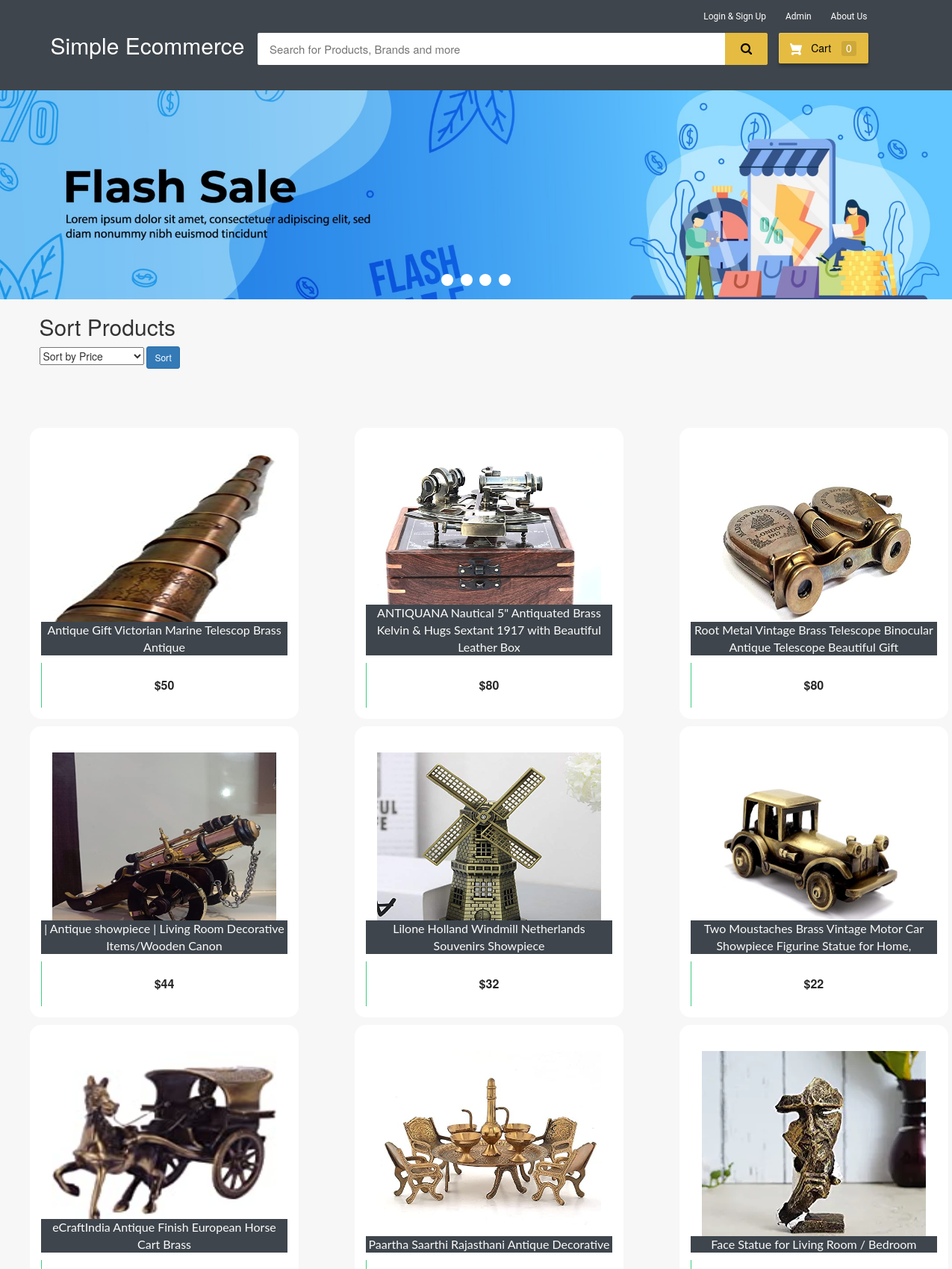
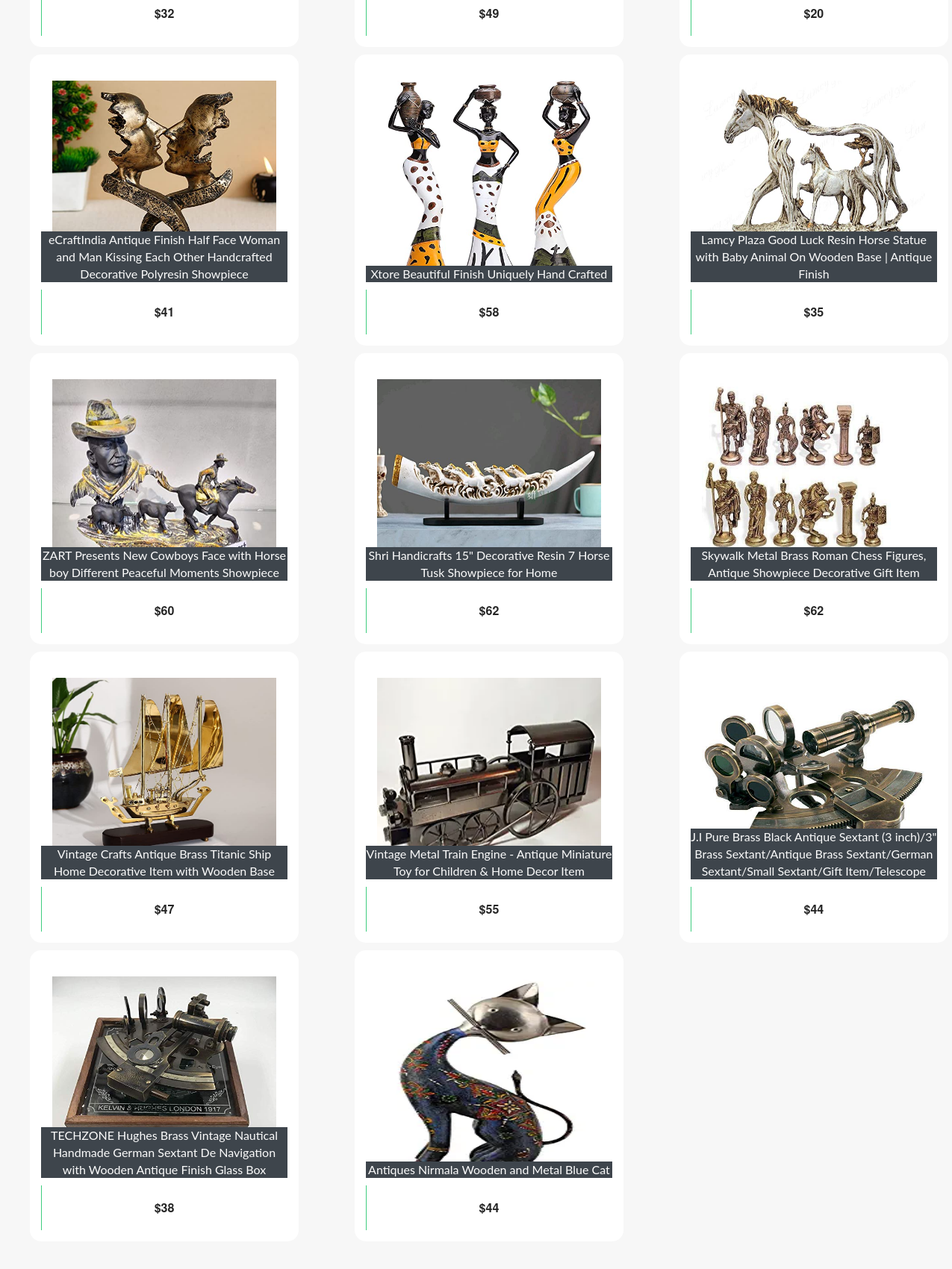
The page / (upper part) on the database its author committed (2 pictures, top to bottom).
### ecom/models.py (models this page shows, shortened)
class Product(models.Model):
    name=models.CharField(max_length=500)
    product_image= models.ImageField(upload_to='product_image/',null=True,blank=True)
    price = models.PositiveIntegerField()
    description=models.CharField(max_length=1000)

### ecom/views.py (the view)
# urls.py: path('',views.home_view,name=''),
def home_view(request):
    products=models.Product.objects.all()
    if 'product_ids' in request.COOKIES:
        product_ids = request.COOKIES['product_ids']
        counter=product_ids.split('|')
        product_count_in_cart=len(set(counter))
    else:
        product_count_in_cart=0
    if request.user.is_authenticated:
        return HttpResponseRedirect('afterlogin')
    return render(request,'ecom/index.html',{'products':products,'product_count_in_cart':product_count_in_cart})

### templates/ecom/index.html (shortened to what this page needs)
{% extends 'ecom/homebase.html' %}
{% load static %}
{% block content %}
<div class="row">
  <div class="col-md-12">
    <div class="slider-container">
      <div class="menu">
        <label for="slide-dot-1"></label>
        <label for="slide-dot-2"></label>
        <label for="slide-dot-3"></label>
        <label for="slide-dot-4"></label>
      </div>
        <div class="slide slide-1"></div>
    </div>
  </div>
</div>
{%if products%}
<div class="container">
  <div class="row">
    <div class="col-12">
      <h2>Sort Products</h2>
      <form action="/search" method="get" class="flex">
          <select class="form-select" aria-label="Default select example" name="sort" >
            <option value="" selected disabled>Sort by Price</option>
          </select>
          <button class="btn btn-primary btn-sm" type="submit">Sort</button>
      </form>
    </div>
  </div>
</div>
<br>
  <div class="row">
      {% for p in products %}
      <div class="column">
      <div class="container page-wrapper" style="width: 450px;">
        <div class="page-inner">
          <div class="row">
            <div class="el-wrapper">
              <div class="box-up">
                <img class="img" src="{% static p.product_image.url %}" alt="product pic" height="300px" width="300px">
                <div class="img-info">
                  <div class="info-inner">
                    <span style="background-color:#3e454c; color:fbfbfb;"class="p-company">{{p.name}}</span>
                  </div>
                </div>
              </div>
              <div class="box-down">
                <a class="cart" href="{% url 'add-to-cart' p.id  %}">
                  <span class="price">${{p.price}}</span>
                  <span class="add-to-cart">
                    <span class="txt"><i class="fa fa-shopping-cart"></i> Add To Cart</span>
                  </span>
                </a>
              </div>
            </div>
          </div>
        </div>
      </div>
      </div>
{% if forloop.counter|divisibleby:"3" %}
    </div>
    <div class="row">
          <br><br><br><br><br>
{% endif %}
  {% endfor %}
</div>
{%else%}
<h3 style="text-align:center; color:#3E454C;">No Search Found</h3>
{%endif%}
<br><br><br>
<br><br><br><br><br><br><br><br><br><br><br><br>
{% endblock content %}

### templates/ecom/homebase.html (style rules this page uses)
body { background-color: #f7f7f7; }
.menu { cursor: pointer }
.fa { font-size: 23px; width: 60px; text-align: center; text-decoration: none; margin: 5px 2px; border-radius: 50%; }

### rows shown on the page
Product: product_image (picture), name "Antique Gift Victorian Marine Telescop Brass Antique", price "50"
Product: product_image (picture), name "ANTIQUANA Nautical 5\" Antiquated Brass Kelvin & Hugs Sextant 1917 with Beautiful Leather Box", price "80"
Product: product_image (picture), name "Root Metal Vintage Brass Telescope Binocular Antique Telescope Beautiful Gift", price "80"
Product: product_image (picture), name "| Antique showpiece | Living Room Decorative Items/Wooden Canon", price "44"
Product: product_image (picture), name "Lilone Holland Windmill Netherlands Souvenirs Showpiece", price "32"
Product: product_image (picture), name "Two Moustaches Brass Vintage Motor Car Showpiece Figurine Statue for Home,", price "22"
Product: product_image (picture), name "eCraftIndia Antique Finish European Horse Cart Brass", price "32"
Product: product_image (picture), name "Paartha Saarthi Rajasthani Antique Decorative", price "49"
Product: product_image (picture), name "Face Statue for Living Room / Bedroom", price "20"
Product: product_image (picture), name "eCraftIndia Antique Finish Half Face Woman and Man Kissing Each Other Handcrafted Decorative Polyresin Showpiece", price "41"
Product: product_image (picture), name "Xtore Beautiful Finish Uniquely Hand Crafted", price "58"
Product: product_image (picture), name "Lamcy Plaza Good Luck Resin Horse Statue with Baby Animal On Wooden Base | Antique Finish", price "35"
Product: product_image (picture), name "ZART Presents New Cowboys Face with Horse boy Different Peaceful Moments Showpiece", price "60"
Product: product_image (picture), name "Shri Handicrafts 15\" Decorative Resin 7 Horse Tusk Showpiece for Home", price "62"
Product: product_image (picture), name "Skywalk Metal Brass Roman Chess Figures, Antique Showpiece Decorative Gift Item", price "62"
Product: product_image (picture), name "Vintage Crafts Antique Brass Titanic Ship Home Decorative Item with Wooden Base", price "47"
Product: product_image (picture), name "Vintage Metal Train Engine - Antique Miniature Toy for Children & Home Decor Item", price "55"
Product: product_image (picture), name "J.I Pure Brass Black Antique Sextant (3 inch)/3\" Brass Sextant/Antique Brass Sextant/German Sextant/Small Sextant/Gift Item/Telescope", price "44"
Product: product_image (picture), name "TECHZONE Hughes Brass Vintage Nautical Handmade German Sextant De Navigation with Wooden Antique Finish Glass Box", price "38"
Product: product_image (picture), name "Antiques Nirmala Wooden and Metal Blue Cat", price "44"

### other values the page prints
{{ product_count_in_cart }} "0"
